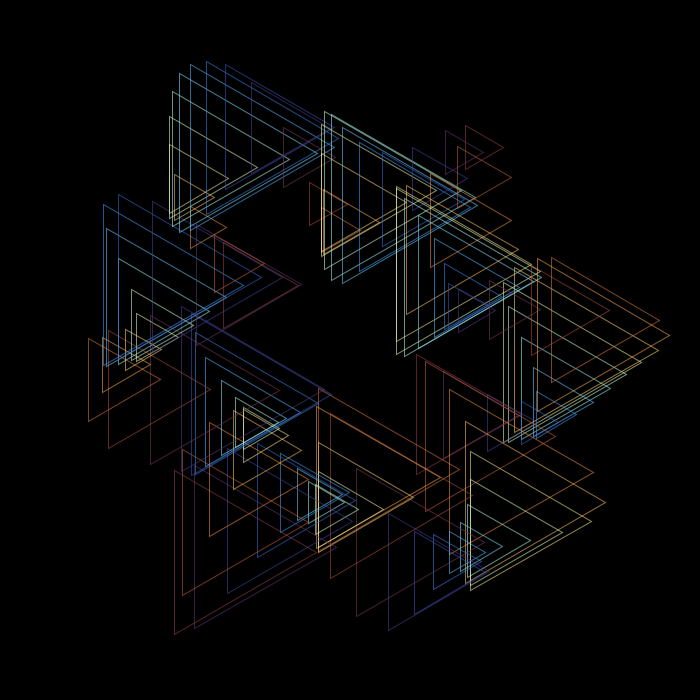
Frame 1 (no input)
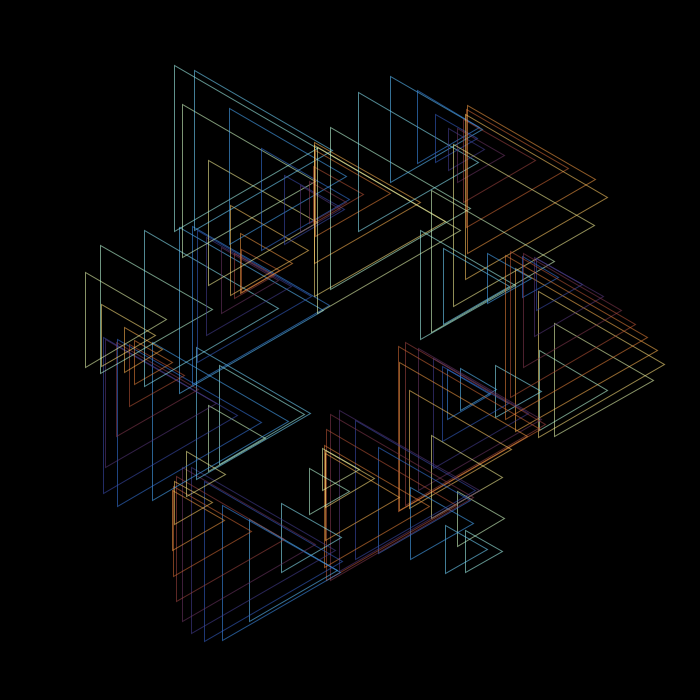
Frame 60 (the mouse pressed at the canvas centre just before this capture)
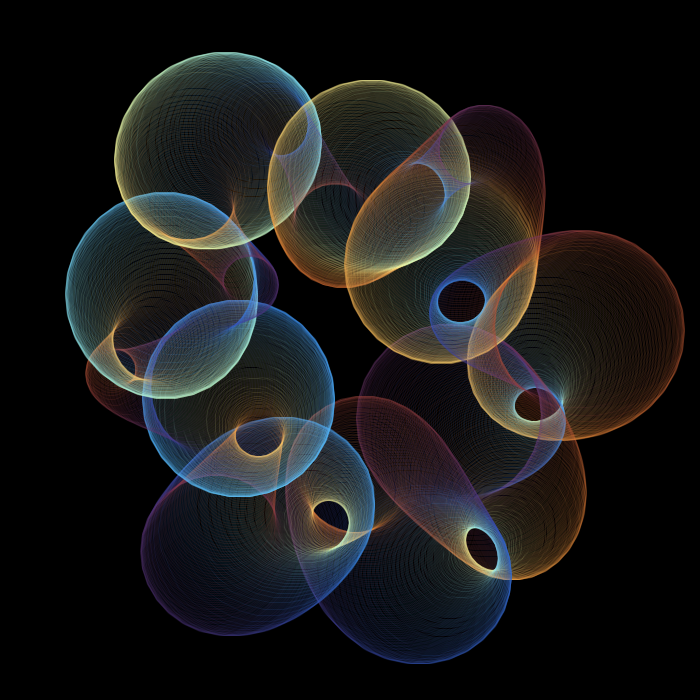
Frame 120 (the mouse held since frame 60 and released just before this capture)

The Processing sketch that drew these frames (run headless with seeded random() and noise(); from frame 60 on, the mouse is pressed at the canvas centre):

// Processing sketch: waltz_of_the_circles
// ── waltz_of_the_circles.pde
final int MAX_CIRCLE_CNT = 2500, MIN_CIRCLE_CNT = 100, 
  MAX_VERTEX_CNT = 30, MIN_VERTEX_CNT = 3;

// 设置两个全局变量
// 画面中圆的个数，以及构成圆的顶点的个数
int circleCnt, vertexCnt;
void setup() {
  size(700, 700);  
}

void draw() {
  background(0);
  translate(width / 2, height / 2);

  updateCntByMouse();

  // 渲染每一个圆
  for (int ci = 0; ci < circleCnt; ci++) {
    float time = float(frameCount) / 20;
    float thetaC = map(ci, 0, circleCnt, 0, TAU);
    float scale = 300;

    // 获得每一个圆的圆心、半径、颜色
    PVector circleCenter = getCenterByTheta(thetaC, time, scale);
    float circleSize = getSizeByTheta(thetaC, time, scale);
    color c = getColorByTheta(thetaC, time);

    // 绘制每一圆的所有顶点
    stroke(c);
    noFill();
    beginShape();
    for (int vi = 0; vi < vertexCnt; vi++) {
      float thetaV = map(vi, 0, vertexCnt, 0, TAU);
      float x = circleCenter.x + cos(thetaV) * circleSize;
      float y = circleCenter.y + sin(thetaV) * circleSize;
      vertex(x, y);
    }
    endShape(CLOSE);
  }
}

void updateCntByMouse() {
  float xoffset = abs(mouseX - width / 2), yoffset = abs(mouseY - height / 2);
  circleCnt = int(map(xoffset, 0, width / 2, MAX_CIRCLE_CNT, MIN_CIRCLE_CNT));
  vertexCnt = int(map(yoffset, 0, height / 2, MAX_VERTEX_CNT, MIN_VERTEX_CNT));
}

PVector getCenterByTheta(float theta, float time, float scale) {
  PVector direction = new PVector(cos(theta), sin(theta));
  float distance = 0.6 + 0.2 * cos(theta * 6.0 + cos(theta * 8.0 + time));
  PVector circleCenter =PVector.mult(direction, distance * scale);
  return circleCenter;
}

float getSizeByTheta(float theta, float time, float scale) {
  float offset = 0.2 + 0.12 * cos(theta * 9.0 - time * 2.0);
  float circleSize = scale * offset;
  return circleSize;
}

color getColorByTheta(float theta, float time) {
  float th = 8.0 * theta + time * 2.0;
  float r = 0.6 + 0.4 * cos(th), 
    g = 0.6 + 0.4 * cos(th - PI / 3), 
    b = 0.6 + 0.4 * cos(th - PI * 2.0 / 3.0), 
    alpha = map(circleCnt, MIN_CIRCLE_CNT, MAX_CIRCLE_CNT, 150, 30);
  return color(r * 255, g * 255, b * 255, alpha);
}
